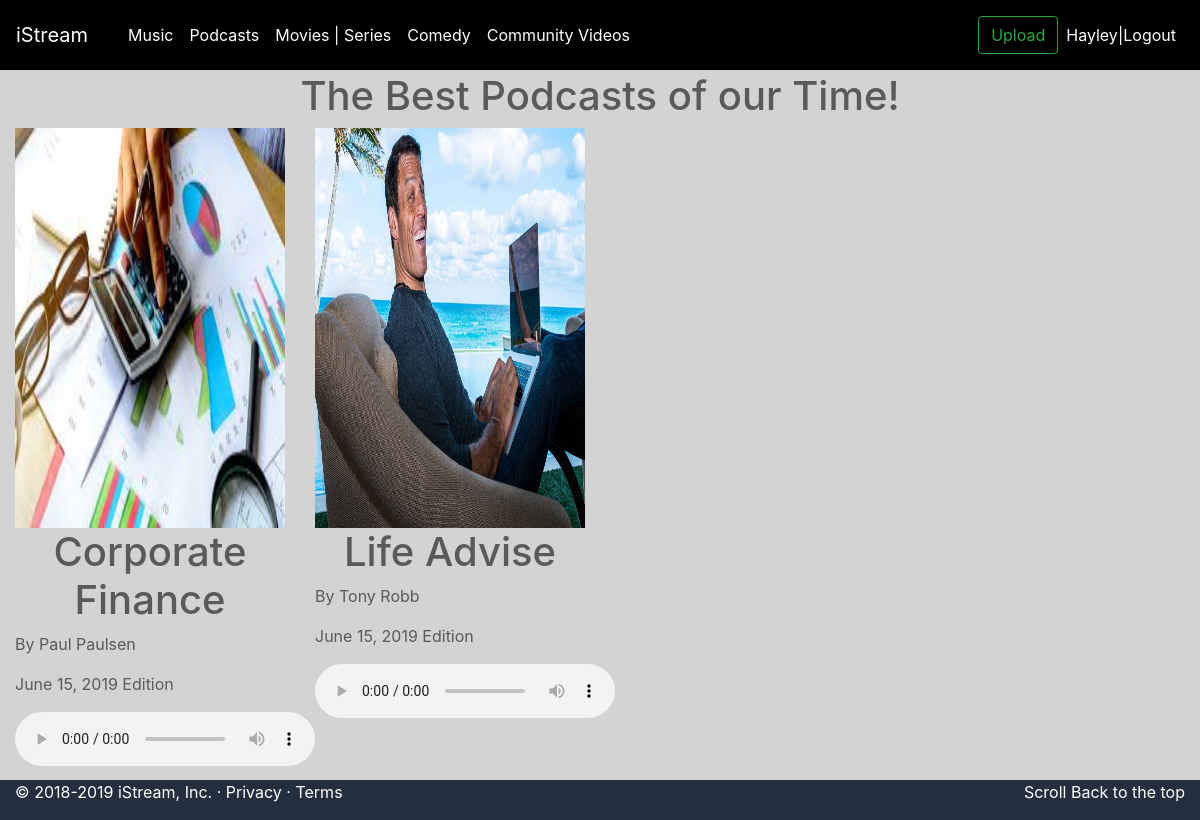
Page /podcast (signed in) on the committed database.
### entertainments/models.py (models this page shows, shortened)
class Podcast(models.Model):
    podcast_name = models.CharField(max_length=250)
    broadcaster = models.CharField(max_length=250)
    released_date = models.DateField()
    distribution_rights = models.TextField()
    podcast_genre = models.CharField(choices=PODCAST_CHOICES , default='Other', max_length=60)
    cover_image = models.ImageField(upload_to='images/',validators=[image_validation_extension])
    upload_podcast = models.FileField(upload_to='audios/',validators=[video_validation_extention])#from validators.py

### entertainments/views.py (the view)
# urls.py: path("podcast", views.podcast, name="podcast"),
@login_required(login_url='accounts:login')
def podcast(request):
    context = {
        "podcasts": Podcast.objects.all()
    }
    return render(request, "entertainments/podcast.html", context)

### entertainments/templates/entertainments/podcast.html (shortened to what this page needs)
{% extends 'ads/base.html' %}
{% block content %}
<br>
<h1>The Best Podcasts of our Time!</h1>
<div class="container-fluid">
<div class="row">
        {% for podcast in podcasts%}
    <div class="col-sm-3">
        <img src="{{ podcast.cover_image.url }}" alt="{{ podcast.podcast_name}}">
        <h1>{{ podcast.podcast_name}}</h1>
        <p>By {{ podcast.broadcaster }}</p>
        <p>{{ podcast.released_date }} Edition</p>
        <audio controls>
                <source src="{{ podcast.upload_podcast.url }}" type="audio/mpeg">
        </audio>
    </div>
    {% endfor %}
</div>
</div>
{% endblock content %}

### ads/templates/ads/base.html (shortened to what this page needs)
{% load static %}
<!doctype html>
<html lang="en">
  <head>
     <link rel="stylesheet" href="https://stackpath.bootstrapcdn.com/bootstrap/4.3.1/css/bootstrap.min.css">
     <link href="/docs/4.3/dist/css/bootstrap.min.css" rel="stylesheet">
{% block styles %}
<link rel="stylesheet" href="{% static 'ads/css/styles.css' %}"/>
{% endblock styles %}
    <link href="carousel.css" rel="stylesheet">
  </head>
  <body>
    <header>
  <nav class="navbar navbar-expand-md navbar-dark fixed-top bg-dark">
    <a class="navbar-brand" href="/">iStream</a>
    <div class="collapse navbar-collapse" id="navbarCollapse">
      <ul class="navbar-nav mr-auto">
        <li class="nav-item active">
          <a class="nav-link" href="#"> <span class="sr-only">(current)</span></a>
        </li>
        {% if user.is_authenticated %}
        <li class="nav-item active">
          <a class="nav-link" href="{% url 'entertainments:music' %}">Music</a>
        </li>
        <li class="nav-item active">
          <a class="nav-link " href="{% url 'entertainments:podcast' %}">Podcasts</a>
        </li>
        <li class="nav-item active">
            <a class="nav-link " href="{% url 'entertainments:movie' %}">Movies | Series</a>
        </li>
        <li class="nav-item active">
            <a class="nav-link " href="{% url 'entertainments:comic' %}">Comedy</a>
        </li>
        <li class="nav-item active">
            <a class="nav-link " href="{% url 'entertainments:community' %}">Community Videos</a>
        </li>
      </ul>
      <form class="form-inline mt-2 mt-md-0">
      <a class="btn btn-outline-success my-2 my-sm-2" href="{% url 'entertainments:upload' %}">Upload</a>
      </form>
      <ul class="navbar-nav ">
          <li class="nav-item active">
              <a class="nav-link " href="{% url 'accounts:logout' %}">{{ user.username }}|Logout</a>
         </li>
      {% endif %}
    </div>
  </nav>
</header>
<footer class="container-fluid" id="footer">
    <p class="float-right"><a href="#">Scroll Back to the top</a></p>
    <p>&copy; 2018-2019 iStream, Inc. &middot; <a href="#">Privacy</a> &middot; <a href="#">Terms</a></p>
  </footer>
{% block content %}{% endblock content %}
</body>
</html>

### ads/static/ads/css/styles.css (style rules this page uses)
body { padding-top: 3rem; padding-bottom: 3rem; color: #5a5a5a; }
.navbar-expand-md { background-color: black !important; }
#footer { background-color:#232F3E !important; height: 40px; color: white; bottom: 0; position: fixed; }
a { text-decoration: none; color: white; }
h1 { text-align: center; }

### entertainments/templates/entertainments/podcast.html (style rules this page uses)
img { height: 400px; width: 100%; }
body { background-color: lightgray; }

### rows in the picture
Podcast: cover_image (picture), podcast_name "Corporate Finance", broadcaster "Paul Paulsen", released_date "June 15, 2019"
Podcast: cover_image (picture), podcast_name "Life Advise", broadcaster "Tony Robb", released_date "June 15, 2019"

### other values in the picture
{{ user.username }} "Hayley"
